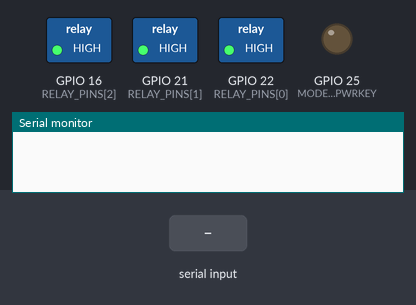
A sketch run on a simulated ESP32. On the bench: switched loads named in the sketch (green lamp = pin HIGH), output pins drawn as LEDs (lit = HIGH), the last lines printed to the serial monitor. The test bench sets the inputs (shaded band). Pins used as bus, display or sensor lines are not drawn.

Above: at 0.2 s.
At 2.3 s:
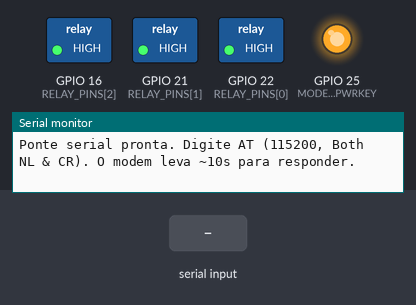
2.4 s: "1" received over the second serial link
Timing chart, 0 to 5.4 s (numbered marks = the images above; inputs shaded):
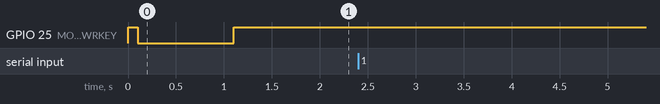

The sketch:

teste_at_modem.ino
```cpp
/*
 * Teste do modem A7672SA — ponte serial (passthrough)
 *
 * Grave este sketch antes do firmware de verdade. Ele só liga o modem pelo
 * PWRKEY e repassa o que você digita no monitor serial para a UART1 (e
 * vice-versa). Configure o monitor em 115200 com "Both NL & CR".
 *
 *   AT          -> OK           (fiação e nível lógico ok)
 *   AT+CPIN?    -> +CPIN: READY (chip reconhecido)
 *   AT+CSQ      -> +CSQ: 18,99  (sinal: 10–31 é bom; 99 = sem sinal)
 *   AT+CREG?    -> +CREG: 0,1   (registrado na rede; 0,5 = roaming)
 *   AT+COPS?    -> operadora atual
 *
 * Pinagem igual à da página: TXD do modem -> GPIO26, RXD <- GPIO27,
 * PWRKEY <- GPIO25, RST <- GPIO33. Os relés ficam em HIGH (trancados).
 */

#define MODEM_RX     26
#define MODEM_TX     27
#define MODEM_PWRKEY 25
#define MODEM_RST    33

const uint8_t RELAY_PINS[3] = {22, 21, 16};

void setup() {
  for (uint8_t i = 0; i < 3; i++) { pinMode(RELAY_PINS[i], OUTPUT); digitalWrite(RELAY_PINS[i], HIGH); }

  Serial.begin(115200);
  Serial1.begin(115200, SERIAL_8N1, MODEM_RX, MODEM_TX);

  pinMode(MODEM_RST, OUTPUT);    digitalWrite(MODEM_RST, HIGH);
  pinMode(MODEM_PWRKEY, OUTPUT);
  digitalWrite(MODEM_PWRKEY, HIGH); delay(100);
  digitalWrite(MODEM_PWRKEY, LOW);  delay(1000);
  digitalWrite(MODEM_PWRKEY, HIGH);

  Serial.println("Ponte serial pronta. Digite AT (115200, Both NL & CR). O modem leva ~10s para responder.");
}

void loop() {
  while (Serial.available())  Serial1.write(Serial.read());
  while (Serial1.available()) Serial.write(Serial1.read());
}
```
